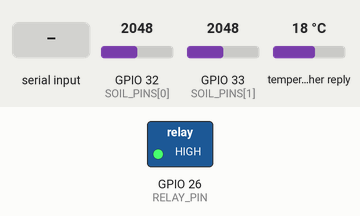
This sketch was run on a simulated ESP32. Shown: switched loads named in the sketch (green lamp = pin HIGH). The test bench sets the inputs (shaded band); at power-on: GPIO 32 (SOIL_PINS[0]) = 2048, GPIO 33 (SOIL_PINS[1]) = 2048, temperature in the weather reply 18 °C (analog values on the 0–4095 scale). WiFi joins after 1.5 s; servers stay silent unless stated; EEPROM starts erased; web services answer with replies made up by the test bench; what the sketch prints to the serial monitor is not drawn.

Above: at 3.2 s.
3.3 s: "o" received over Serial
At 3.8 s:
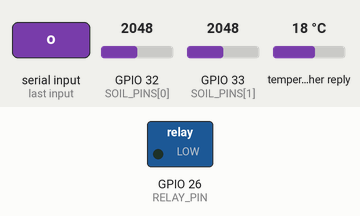
Timing chart, 0 to 9.8 s (numbered marks = the images above; inputs shaded):
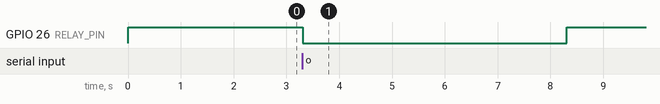

The sketch:

smart_irrigation.ino
```cpp
/*
 * Smart Plant Irrigation System - ESP32 firmware
 * NSS Project, IIT Tirupati
 *
 * Rule: irrigate when soil moisture < START threshold AND rain probability < 40 %.
 * Stop when moisture >= STOP threshold, rain probability >= 40 %, safety timeout
 * hits, a daily cap is reached, or a sensor / weather fault is detected.
 *
 * Hardware:
 *   2x capacitive soil moisture sensor V2.0 -> GPIO 32, 33 (ADC1 only!)
 *     (GPIO 34, 35 are reserved for backup / later sensors, see SOIL_PINS)
 *   DHT22                                    -> GPIO 4
 *   1-ch relay module (low-level trigger)    -> GPIO 26
 *   Solenoid valve 12 V via relay, with 1N4007 flyback diode across the valve coil
 *
 * Libraries (Library Manager):
 *   - "DHT sensor library" by Adafruit (+ "Adafruit Unified Sensor")
 *   - "ArduinoJson" by Benoit Blanchon, version 7.x
 *
 * Serial monitor (115200 baud) commands:
 *   d = save current readings as DRY calibration (sensors in open air)
 *   w = save current readings as WET calibration (sensors in water)
 *   p = print calibration values
 *   r = reset calibration to defaults
 *   o = manual valve open test (runs 5 s, only when idle)
 */

#include <WiFi.h>
#include <WiFiClientSecure.h>
#include <HTTPClient.h>
#include <ArduinoJson.h>
#include <DHT.h>
#include <Preferences.h>
#include <esp_task_wdt.h>

// ============================== CONFIG ======================================

// --- WiFi / weather API ---
const char* WIFI_SSID     = "YOUR_WIFI_NAME";
const char* WIFI_PASSWORD = "YOUR_WIFI_PASSWORD";
const char* OWM_API_KEY   = "YOUR_OPENWEATHERMAP_KEY";
const char* LATITUDE      = "13.5600";   // set to your plot's location
const char* LONGITUDE     = "79.5300";
const int   FORECAST_ENTRIES = 2;        // 3-hour steps -> 2 = next ~6 hours

// --- Pins ---
// Active soil probes (ADC1 channels, work with WiFi).
// To add the spare probes later, just extend the list: {32, 33, 34, 35}
const uint8_t SOIL_PINS[]  = {32, 33};
const uint8_t NUM_SENSORS  = sizeof(SOIL_PINS) / sizeof(SOIL_PINS[0]);
const uint8_t DHT_PIN      = 4;
const uint8_t RELAY_PIN    = 26;
const bool    RELAY_ACTIVE_LOW = true;           // low-level trigger relay

// --- Irrigation thresholds (from project report) ---
const float START_MOISTURE_PCT = 48.5;   // start watering below this
const float STOP_MOISTURE_PCT  = 80.0;   // stop watering at/above this
const float RAIN_LIMIT_PCT     = 40.0;   // no watering if rain probability >= this

// --- Safety limits ---
const unsigned long MAX_RUN_MS        = 15UL * 60UL * 1000UL;      // 15 min per cycle
const unsigned long MIN_OFF_MS        = 10UL * 60UL * 1000UL;      // rest between cycles
const unsigned long DAILY_MAX_MS      = 60UL * 60UL * 1000UL;      // 60 min per 24 h
const unsigned long WEATHER_STALE_MS  = 3UL * 60UL * 60UL * 1000UL; // forecast max age
const bool ALLOW_WATERING_WITHOUT_WEATHER = false;  // false = fail safe (valve stays shut)

// --- Timing ---
// Soil is checked once per hour when idle (less heat, less wear). While the valve is
// open it is checked every few seconds so watering still stops at the upper threshold.
const unsigned long IDLE_CHECK_INTERVAL_MS     = 60UL * 60UL * 1000UL;  // 1 hour
const unsigned long WATERING_CHECK_INTERVAL_MS = 5000;                  // 5 s while watering
const unsigned long LOG_INTERVAL_MS            = 10000;
// Forecast is refreshed just before each hourly check (and every 15 min while watering).
const unsigned long WEATHER_IDLE_INTERVAL_MS     = 55UL * 60UL * 1000UL;
const unsigned long WEATHER_WATERING_INTERVAL_MS = 15UL * 60UL * 1000UL;
const uint32_t      CPU_FREQ_MHZ = 80;   // 80 MHz is the lowest speed that keeps WiFi working
const unsigned long WIFI_RETRY_MS       = 30000;
const uint32_t      WDT_TIMEOUT_S       = 30;

// --- Sensor sanity / default calibration ---
const int ADC_MIN_VALID = 200;     // below this -> probe unplugged / shorted
const int ADC_MAX_VALID = 3900;    // above this -> probe unplugged / floating high
const int DEFAULT_DRY   = 3200;    // raw reading in air   (CALIBRATE YOURS!)
const int DEFAULT_WET   = 1400;    // raw reading in water (CALIBRATE YOURS!)

// ============================== STATE =======================================

enum State { IDLE, WATERING };

DHT dht(DHT_PIN, DHT22);
Preferences prefs;

int dryRaw[NUM_SENSORS];
int wetRaw[NUM_SENSORS];

State state = IDLE;
unsigned long valveOpenedAt = 0;
unsigned long lastStopAt    = 0;
bool          everStopped   = false;

unsigned long dailyWateredMs = 0;
unsigned long dayStartAt     = 0;

float moisturePct   = NAN;
uint8_t validProbes = 0;
float airTempC      = NAN;
float airHumidity   = NAN;

float rainPct = 0;
bool  weatherEverOk = false;
unsigned long lastWeatherOkAt = 0;
unsigned long lastWeatherTry  = 0;

unsigned long lastControlAt = 0;
bool          firstCheck    = true;   // run one soil check right at boot
unsigned long lastLogAt     = 0;
unsigned long lastWifiTry   = 0;

String lastReason = "boot";

// ============================== RELAY / VALVE ===============================

inline void relayWrite(bool on) {
  digitalWrite(RELAY_PIN, (on ^ RELAY_ACTIVE_LOW) ? HIGH : LOW);
}

void openValve(const char* why) {
  if (state == WATERING) return;
  relayWrite(true);
  state = WATERING;
  valveOpenedAt = millis();
  lastReason = why;
  Serial.printf("[VALVE] OPEN  - %s\n", why);
}

void closeValve(const char* why) {
  if (state == IDLE) {
    relayWrite(false);               // make sure it's really off
    return;
  }
  relayWrite(false);
  dailyWateredMs += millis() - valveOpenedAt;
  state = IDLE;
  lastStopAt = millis();
  everStopped = true;
  lastReason = why;
  Serial.printf("[VALVE] CLOSE - %s\n", why);
}

// ============================== CALIBRATION =================================

void loadCalibration() {
  prefs.begin("irrig", true);
  for (uint8_t i = 0; i < NUM_SENSORS; i++) {
    char kd[8], kw[8];
    snprintf(kd, sizeof(kd), "dry%u", i);
    snprintf(kw, sizeof(kw), "wet%u", i);
    dryRaw[i] = prefs.getInt(kd, DEFAULT_DRY);
    wetRaw[i] = prefs.getInt(kw, DEFAULT_WET);
  }
  prefs.end();
}

void saveCalibration() {
  prefs.begin("irrig", false);
  for (uint8_t i = 0; i < NUM_SENSORS; i++) {
    char kd[8], kw[8];
    snprintf(kd, sizeof(kd), "dry%u", i);
    snprintf(kw, sizeof(kw), "wet%u", i);
    prefs.putInt(kd, dryRaw[i]);
    prefs.putInt(kw, wetRaw[i]);
  }
  prefs.end();
}

void printCalibration() {
  Serial.println("[CAL] sensor  dry  wet");
  for (uint8_t i = 0; i < NUM_SENSORS; i++)
    Serial.printf("[CAL] %u  GPIO%u  %d  %d\n", i, SOIL_PINS[i], dryRaw[i], wetRaw[i]);
}

// ============================== SENSORS =====================================

int readRawAveraged(uint8_t pin) {
  long sum = 0;
  const int N = 16;
  for (int i = 0; i < N; i++) {
    sum += analogRead(pin);
    delayMicroseconds(200);
  }
  return (int)(sum / N);
}

// Reads all probes, averages the valid ones into moisturePct.
void readSoil() {
  float total = 0;
  validProbes = 0;
  for (uint8_t i = 0; i < NUM_SENSORS; i++) {
    int raw = readRawAveraged(SOIL_PINS[i]);
    if (raw < ADC_MIN_VALID || raw > ADC_MAX_VALID) continue;   // faulty probe
    if (dryRaw[i] == wetRaw[i]) continue;                       // bad calibration
    float pct = (float)(dryRaw[i] - raw) * 100.0f / (float)(dryRaw[i] - wetRaw[i]);
    pct = constrain(pct, 0.0f, 100.0f);
    total += pct;
    validProbes++;
  }
  moisturePct = validProbes ? total / validProbes : NAN;
}

void readDht() {
  float t = dht.readTemperature();
  float h = dht.readHumidity();
  if (!isnan(t)) airTempC = t;
  if (!isnan(h)) airHumidity = h;
}

// Records current raw readings as dry or wet calibration (serial commands d / w).
void calibrateNow(bool dry) {
  for (uint8_t i = 0; i < NUM_SENSORS; i++) {
    int raw = readRawAveraged(SOIL_PINS[i]);
    if (dry) dryRaw[i] = raw; else wetRaw[i] = raw;
  }
  saveCalibration();
  Serial.printf("[CAL] saved %s values\n", dry ? "DRY" : "WET");
  printCalibration();
}

// ============================== WEATHER =====================================

// Returns true and sets popPercent (max rain probability over next entries).
bool fetchRainProbability(float &popPercent) {
  if (WiFi.status() != WL_CONNECTED) return false;

  WiFiClientSecure client;
  client.setInsecure();   // skips certificate check; pin a root CA for production
  HTTPClient http;

  String url = String("https://api.openweathermap.org/data/2.5/forecast?lat=") + LATITUDE +
               "&lon=" + LONGITUDE + "&cnt=" + FORECAST_ENTRIES +
               "&units=metric&appid=" + OWM_API_KEY;

  if (!http.begin(client, url)) return false;
  http.setTimeout(8000);

  int code = http.GET();
  if (code != 200) {
    Serial.printf("[WEATHER] HTTP error %d\n", code);
    http.end();
    return false;
  }

  JsonDocument filter;
  filter["list"][0]["pop"] = true;

  JsonDocument doc;
  DeserializationError err =
      deserializeJson(doc, http.getStream(), DeserializationOption::Filter(filter));
  http.end();

  if (err) {
    Serial.printf("[WEATHER] JSON error: %s\n", err.c_str());
    return false;
  }

  JsonArray list = doc["list"].as<JsonArray>();
  if (list.isNull() || list.size() == 0) return false;

  float maxPop = 0;
  for (JsonObject item : list) {
    float p = item["pop"] | 0.0f;       // 0.0 - 1.0
    if (p > maxPop) maxPop = p;
  }
  popPercent = maxPop * 100.0f;
  return true;
}

void updateWeather() {
  lastWeatherTry = millis();
  float pop;
  if (fetchRainProbability(pop)) {
    rainPct = pop;
    weatherEverOk = true;
    lastWeatherOkAt = millis();
    Serial.printf("[WEATHER] rain probability = %.0f %%\n", rainPct);
  } else {
    Serial.println("[WEATHER] fetch failed, keeping last value");
  }
}

bool weatherFresh() {
  return weatherEverOk && (millis() - lastWeatherOkAt < WEATHER_STALE_MS);
}

// ============================== WIFI ========================================

void connectWifi(bool blocking) {
  WiFi.mode(WIFI_STA);
  WiFi.begin(WIFI_SSID, WIFI_PASSWORD);
  if (!blocking) return;
  Serial.print("[WIFI] connecting");
  unsigned long t0 = millis();
  while (WiFi.status() != WL_CONNECTED && millis() - t0 < 20000) {
    delay(500);
    Serial.print(".");
    esp_task_wdt_reset();
  }
  if (WiFi.status() == WL_CONNECTED)
    Serial.printf("\n[WIFI] connected, IP %s\n", WiFi.localIP().toString().c_str());
  else
    Serial.println("\n[WIFI] not connected (will retry)");
}

void maintainWifi() {
  if (WiFi.status() == WL_CONNECTED) return;
  if (millis() - lastWifiTry < WIFI_RETRY_MS) return;
  lastWifiTry = millis();
  Serial.println("[WIFI] reconnecting...");
  WiFi.disconnect();
  WiFi.begin(WIFI_SSID, WIFI_PASSWORD);
}

// ============================== CONTROL LOGIC ===============================

void runControl() {
  unsigned long now = millis();

  // Reset the daily watering budget every 24 h of uptime.
  if (now - dayStartAt >= 24UL * 60UL * 60UL * 1000UL) {
    dayStartAt = now;
    dailyWateredMs = 0;
  }

  readSoil();

  bool soilOk = validProbes > 0 && !isnan(moisturePct);
  bool wxOk   = weatherFresh();
  // When the forecast is unavailable, either assume "no rain" or fail safe.
  float effectiveRain = wxOk ? rainPct : (ALLOW_WATERING_WITHOUT_WEATHER ? 0.0f : 100.0f);

  unsigned long runningMs = (state == WATERING) ? (now - valveOpenedAt) : 0;
  bool dailyCapHit = (dailyWateredMs + runningMs) >= DAILY_MAX_MS;

  if (state == WATERING) {
    if (!soilOk)                               closeValve("STOP: soil sensor fault");
    else if (moisturePct >= STOP_MOISTURE_PCT) closeValve("STOP: upper moisture reached");
    else if (effectiveRain >= RAIN_LIMIT_PCT)  closeValve(wxOk ? "STOP: rain expected"
                                                               : "STOP: weather data stale");
    else if (runningMs >= MAX_RUN_MS)          closeValve("STOP: safety timeout");
    else if (dailyCapHit)                      closeValve("STOP: daily limit reached");
  } else {
    if (!soilOk) {
      lastReason = "IDLE: soil sensor fault";
    } else if (moisturePct < START_MOISTURE_PCT) {
      bool restedEnough = !everStopped || (now - lastStopAt >= MIN_OFF_MS);
      if (effectiveRain >= RAIN_LIMIT_PCT)
        lastReason = wxOk ? "IDLE: dry but rain expected" : "IDLE: dry but no fresh forecast";
      else if (dailyCapHit)    lastReason = "IDLE: daily limit reached";
      else if (!restedEnough)  lastReason = "IDLE: waiting min off-time";
      else                     openValve("START: soil dry, low rain chance");
    } else {
      lastReason = "IDLE: soil moisture OK";
    }
  }
}

// ============================== LOGGING =====================================

void logStatus() {
  readDht();
  Serial.printf("[LOG] t=%lus soil=%.1f%% (%u/%u probes) air=%.1fC hum=%.0f%% rain=%.0f%%%s "
                "valve=%s daily=%lus | %s\n",
                millis() / 1000, moisturePct, validProbes, NUM_SENSORS,
                airTempC, airHumidity, rainPct, weatherFresh() ? "" : "(stale)",
                state == WATERING ? "OPEN" : "closed",
                (dailyWateredMs + (state == WATERING ? millis() - valveOpenedAt : 0)) / 1000,
                lastReason.c_str());
}

// ============================== SERIAL COMMANDS =============================

void handleSerial() {
  while (Serial.available()) {
    char c = Serial.read();
    switch (c) {
      case 'd': calibrateNow(true);  break;
      case 'w': calibrateNow(false); break;
      case 'p': printCalibration();  break;
      case 'r':
        for (uint8_t i = 0; i < NUM_SENSORS; i++) { dryRaw[i] = DEFAULT_DRY; wetRaw[i] = DEFAULT_WET; }
        saveCalibration();
        Serial.println("[CAL] reset to defaults");
        break;
      case 'o':
        if (state == IDLE) {
          Serial.println("[TEST] valve open for 5 s");
          openValve("manual test");
          unsigned long t0 = millis();
          while (millis() - t0 < 5000) { delay(100); esp_task_wdt_reset(); }
          closeValve("manual test done");
        }
        break;
      default: break;
    }
  }
}

// ============================== SETUP / LOOP ================================

void setupWatchdog() {
#if ESP_ARDUINO_VERSION_MAJOR >= 3
  esp_task_wdt_config_t cfg = {};
  cfg.timeout_ms = WDT_TIMEOUT_S * 1000;
  cfg.idle_core_mask = 0;
  cfg.trigger_panic = true;
  esp_task_wdt_reconfigure(&cfg);
#else
  esp_task_wdt_init(WDT_TIMEOUT_S, true);
#endif
  esp_task_wdt_add(NULL);
}

void setup() {
  // Valve must be OFF before anything else happens.
  digitalWrite(RELAY_PIN, RELAY_ACTIVE_LOW ? HIGH : LOW);
  pinMode(RELAY_PIN, OUTPUT);
  relayWrite(false);

  setCpuFrequencyMhz(CPU_FREQ_MHZ);   // lower clock = less heat
  Serial.begin(115200);
  delay(300);
  Serial.println("\n=== Smart Plant Irrigation System ===");

  analogReadResolution(12);
  for (uint8_t i = 0; i < NUM_SENSORS; i++) {
    pinMode(SOIL_PINS[i], INPUT);
    analogSetPinAttenuation(SOIL_PINS[i], ADC_11db);   // full 0-3.3 V range
  }
  dht.begin();

  loadCalibration();
  printCalibration();

  setupWatchdog();
  connectWifi(true);
  updateWeather();

  dayStartAt = millis();
  Serial.println("Commands: d=dry cal, w=wet cal, p=print cal, r=reset cal, o=valve test");
}

void loop() {
  esp_task_wdt_reset();
  unsigned long now = millis();

  handleSerial();
  maintainWifi();

  // Refresh the forecast just before each soil check (more often while watering).
  unsigned long wxInterval = (state == WATERING) ? WEATHER_WATERING_INTERVAL_MS
                                                 : WEATHER_IDLE_INTERVAL_MS;
  if (now - lastWeatherTry >= wxInterval) updateWeather();

  // Soil check: hourly when idle, every few seconds while watering.
  unsigned long checkInterval = (state == WATERING) ? WATERING_CHECK_INTERVAL_MS
                                                    : IDLE_CHECK_INTERVAL_MS;
  if (firstCheck || now - lastControlAt >= checkInterval) {
    firstCheck = false;
    lastControlAt = now;
    State before = state;
    runControl();
    if (now - lastLogAt >= LOG_INTERVAL_MS || state != before) {
      lastLogAt = now;
      logStatus();
    }
  }

  delay(10);
}
```

Measured:
- after the input at 3.3 s, GPIO 26 (RELAY_PIN): HIGH → LOW at once, → HIGH 5.0 s later
